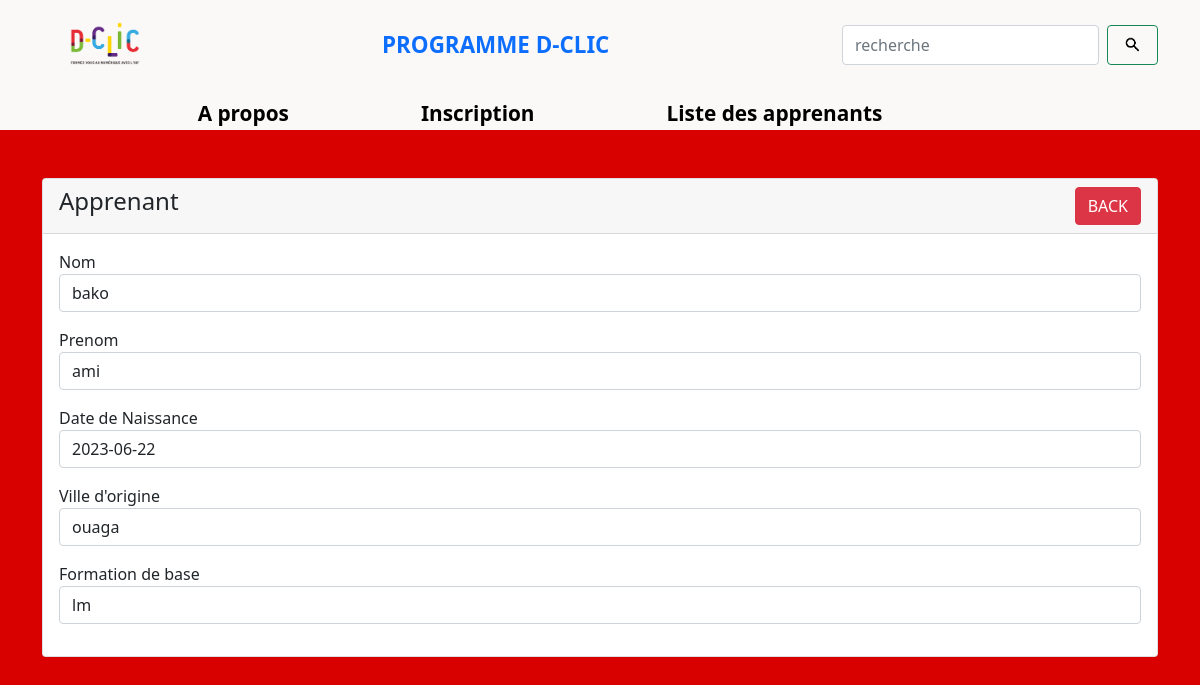
The app's page /formulaire_connexion/php/apprenantView.php?id=52 with its own data.
### tables this page shows
CREATE TABLE `apprenant` (
  `id` int NOT NULL,
  `nom` varchar(255) NOT NULL,
  `prenom` varchar(255) NOT NULL,
  `date_de_naissance` date DEFAULT NULL,
  `ville_origine` varchar(255) NOT NULL,
  `formation_de_base` varchar(255) NOT NULL,
  `date` datetime NOT NULL
);

### formulaire_connexion/php/apprenantView.php (the view, shortened to what this page needs)
<?php
require '../connexion.php';
?>
<!doctype html>
<html lang="en">
  <head>
    <link href="https://cdn.jsdelivr.net/npm/bootstrap@5.1.3/dist/css/bootstrap.min.css" rel="stylesheet">
    <link rel="stylesheet" href="CSS/style.css">
  <link rel="stylesheet" href="CSS/main.css">
</head>
<body style= "background-color: #D90000; ";>
<div class=" container-fluid header" style="background-color: #FAF9F7; height: 130px;">
    <nav class="navbar navbar-expand-lg bg-body-tertiary">
      <div class="container">
        <a class="navbar-brand" href="#"><img width="40%" src="Images/logo_dclic.png" class="logo_sup" alt=""></a>
        <div class="collapse navbar-collapse" id="navbarSupportedContent">
          <ul class="navbar-nav me-auto mb-2 mb-lg-0">
            <a class="nav-link active dclic " href="#" role="button" aria-expanded="false">
              <strong>PROGRAMME D-CLIC</strong>
            </a>
          </ul>
          <form class="d-flex" role="search">
            <input class="form-control me-2" type="recherche" placeholder="recherche" aria-label="recherche">
            <button class="btn btn-outline-success" type="submit"><img width="25px"
                src="Images/icône_recherche-removebg-preview.png" alt=""></button>
          </form> <br>
        </div>
      </div>
    </nav>
    <div class="container-fluid">
      <div class="faozia ">
        <div class=""><a class="nav-link navtext active" aria-current="page" href="/index.html">A propos</a></div>
        <div class=""><a class="nav-link navtext active" href="/Inscription.html">Inscription</a></div>
        <div class=""><a class="nav-link navtext active" href="#">Liste des apprenants</a></div>
      </div>
    </div>
  </div>
    <div class="container mt-5">
        <div class="row">
            <div class="col-md-12">
                <div class="card">
                    <div class="card-header">
                        <h4>Apprenant
                            <a href="../index.php" class="btn btn-danger float-end">BACK</a>
                        </h4>
                    </div>
                    <div class="card-body">
                        <?php
                        if(isset($_GET['id']))
                        {
                            $apprenant_id = mysqli_real_escape_string($conn, $_GET['id']);
                            $query = "SELECT * FROM apprenant WHERE id='$apprenant_id' ";
                            $query_run = mysqli_query($conn, $query);
                            if(mysqli_num_rows($query_run) > 0)
                            {
                                $apprenant = mysqli_fetch_array($query_run);
                                ?>
                                    <div class="mb-3">
                                        <label>Nom</label>
                                        <p class="form-control">
                                            <?=$apprenant['nom'];?>
                                        </p>
                                    </div>
                                    <div class="mb-3">
                                        <label>Prenom</label>
                                        <p class="form-control">
                                            <?=$apprenant['prenom'];?>
                                        </p>
                                    </div>
                                    <div class="mb-3">
                                        <label>Date de Naissance</label>
                                        <p class="form-control">
                                            <?=$apprenant['date_de_naissance'];?>
                                        </p>
                                    </div>
                                    <div class="mb-3">
                                        <label>Ville d'origine</label>
                                        <p class="form-control">
                                            <?=$apprenant['ville_origine'];?>
                                        </p>
                                    </div>
                                    <div class="mb-3">
                                        <label>Formation de base</label>
                                        <p class="form-control">
                                            <?=$apprenant['formation_de_base'];?>
                                        </p>
                                    </div>
                                <?php
                            }
                            else
                            {
                                echo "<h4>No Such Id Found</h4>";
                            }
                        }
                        ?>
                    </div>
                </div>
            </div>
        </div>
    </div>
</body>
</html>

### formulaire_connexion/php/css/style.css (style rules this page uses)
* { padding: 0; margin: 0; }
.faozia { display: flex; gap: 100px; justify-content: center; margin-left: -120px; }
.navtext { text-decoration: none; color: black; font-weight: bold !important; font-size: 1.3em !important; }
.dclic { font-size: 1.4em !important; }

### records on screen
apprenant: nom "bako", prenom "ami", date_de_naissance "2023-06-22", ville_origine "ouaga", formation_de_base "lm"
